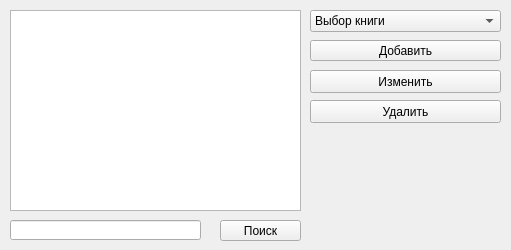
<?xml version="1.0" encoding="UTF-8"?>
<ui version="4.0">
 <class>Widget</class>
 <widget class="QWidget" name="Widget">
  <property name="geometry">
   <rect>
    <x>0</x>
    <y>0</y>
    <width>511</width>
    <height>250</height>
   </rect>
  </property>
  <property name="windowTitle">
   <string>Widget</string>
  </property>
  <widget class="QListWidget" name="listWidget">
   <property name="geometry">
    <rect>
     <x>10</x>
     <y>10</y>
     <width>291</width>
     <height>201</height>
    </rect>
   </property>
  </widget>
  <widget class="QComboBox" name="comboBox">
   <property name="geometry">
    <rect>
     <x>310</x>
     <y>10</y>
     <width>191</width>
     <height>22</height>
    </rect>
   </property>
   <property name="insertPolicy">
    <enum>QComboBox::InsertAtCurrent</enum>
   </property>
   <item>
    <property name="text">
     <string>Выбор книги</string>
    </property>
   </item>
  </widget>
  <widget class="QPushButton" name="pushButton">
   <property name="geometry">
    <rect>
     <x>310</x>
     <y>40</y>
     <width>191</width>
     <height>21</height>
    </rect>
   </property>
   <property name="text">
    <string>Добавить</string>
   </property>
  </widget>
  <widget class="QPushButton" name="pushButton_2">
   <property name="geometry">
    <rect>
     <x>310</x>
     <y>100</y>
     <width>191</width>
     <height>23</height>
    </rect>
   </property>
   <property name="text">
    <string>Удалить</string>
   </property>
  </widget>
  <widget class="QPushButton" name="pushButton_3">
   <property name="geometry">
    <rect>
     <x>310</x>
     <y>70</y>
     <width>191</width>
     <height>23</height>
    </rect>
   </property>
   <property name="text">
    <string>Изменить</string>
   </property>
  </widget>
  <widget class="QPushButton" name="pushButton_4">
   <property name="geometry">
    <rect>
     <x>220</x>
     <y>220</y>
     <width>81</width>
     <height>21</height>
    </rect>
   </property>
   <property name="text">
    <string>Поиск</string>
   </property>
  </widget>
  <widget class="QLineEdit" name="lineEdit">
   <property name="geometry">
    <rect>
     <x>10</x>
     <y>220</y>
     <width>191</width>
     <height>20</height>
    </rect>
   </property>
  </widget>
 </widget>
 <resources/>
 <connections/>
</ui>
